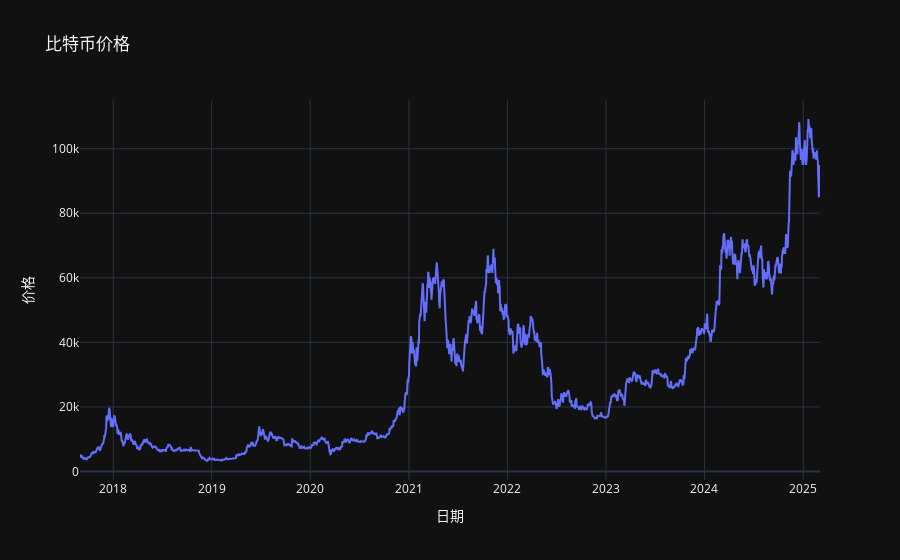

Source (notebook cell):
### Code cell
# 比特币价格

# 创建图表
fig = make_subplots()

# 添加实际价格曲线
fig.add_trace(go.Scatter(x=df.index, y=df['open_price'], mode='lines', name='比特币价格'))

# 更新布局
fig.update_layout(
    title='比特币价格',
    xaxis_title='日期',
    yaxis_title='价格',
    legend=dict(x=0, y=1)
)

# 显示图表
fig.show()

### Figure 1 — Plotly figure (JSON) as saved in the notebook; plotly's stock layout.template omitted (floating-point values rounded to 4 significant figures; data arrays with more than 128 entries replaced by an {"elided": "..."} marker saying what was removed)
{"data": [{"mode": "lines", "name": "比特币价格", "x": {"elided": "2743 str values"}, "y": {"elided": "2743 float values"}, "type": "scatter"}], "layout": {"xaxis": {"anchor": "y", "domain": [0.0, 1.0], "title": {"text": "日期"}}, "yaxis": {"anchor": "x", "domain": [0.0, 1.0], "title": {"text": "价格"}}, "legend": {"x": 0, "y": 1}, "title": {"text": "比特币价格"}}}
